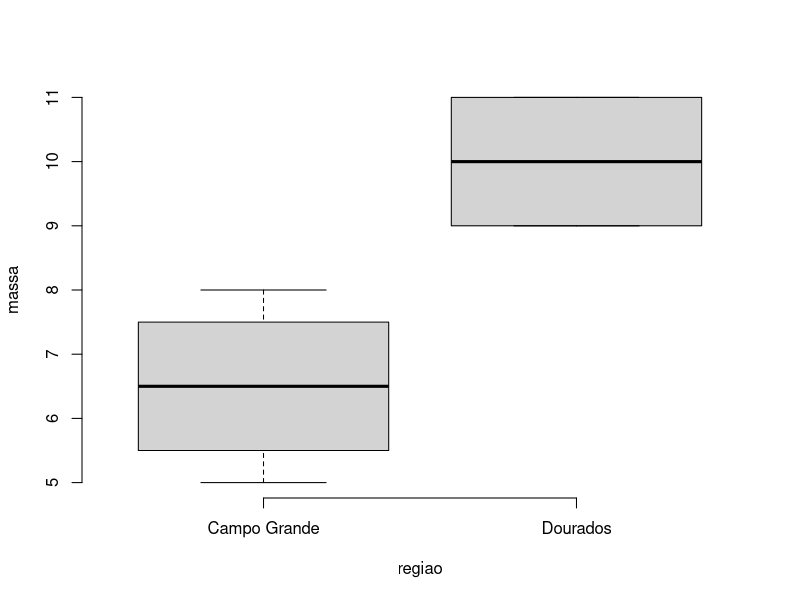

The R script that drew this image:
massa<-c(6,8,5,7,9,11)
regiao<-factor(c("Campo Grande","Campo Grande","Campo Grande","Campo Grande","Dourados","Dourados"))

jpeg("01.jpg")
plot(massa~regiao,frame=F)
dev.off()

regiao

levels(regiao)

as.integer(regiao)

levels(regiao)[as.integer(regiao)]

t.test(massa~regiao,var.equal=T)

lm(massa~regiao)

resid(lm(massa~regiao))

model.matrix(~regiao)

summary(lm(massa~regiao))

model.matrix(~regiao-1)

summary(lm(massa~regiao-1))

aggregate(massa,list(regiao),mean)

sqrt(deviance(lm(massa~regiao))/df.residual(lm(massa~regiao)))
